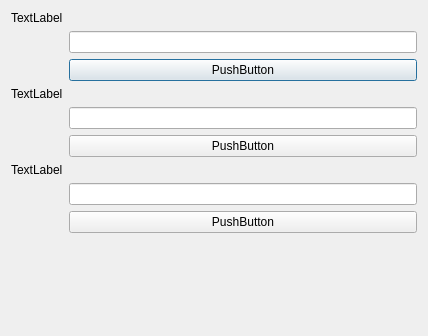
<?xml version="1.0" encoding="UTF-8"?>
<ui version="4.0">
 <class>Dialog</class>
 <widget class="QDialog" name="Dialog">
  <property name="geometry">
   <rect>
    <x>0</x>
    <y>0</y>
    <width>428</width>
    <height>336</height>
   </rect>
  </property>
  <property name="windowTitle">
   <string>Dialog</string>
  </property>
  <layout class="QFormLayout" name="formLayout">
   <item row="0" column="0">
    <widget class="QLabel" name="label">
     <property name="text">
      <string>TextLabel</string>
     </property>
    </widget>
   </item>
   <item row="1" column="1">
    <widget class="QLineEdit" name="lineEdit"/>
   </item>
   <item row="2" column="1">
    <widget class="QPushButton" name="pushButton">
     <property name="text">
      <string>PushButton</string>
     </property>
    </widget>
   </item>
   <item row="3" column="0">
    <widget class="QLabel" name="label_2">
     <property name="text">
      <string>TextLabel</string>
     </property>
    </widget>
   </item>
   <item row="4" column="1">
    <widget class="QLineEdit" name="lineEdit_2"/>
   </item>
   <item row="5" column="1">
    <widget class="QPushButton" name="pushButton_2">
     <property name="text">
      <string>PushButton</string>
     </property>
    </widget>
   </item>
   <item row="6" column="0">
    <widget class="QLabel" name="label_3">
     <property name="text">
      <string>TextLabel</string>
     </property>
    </widget>
   </item>
   <item row="7" column="1">
    <widget class="QLineEdit" name="lineEdit_3"/>
   </item>
   <item row="8" column="1">
    <widget class="QPushButton" name="pushButton_3">
     <property name="text">
      <string>PushButton</string>
     </property>
    </widget>
   </item>
  </layout>
 </widget>
 <resources/>
 <connections/>
</ui>
